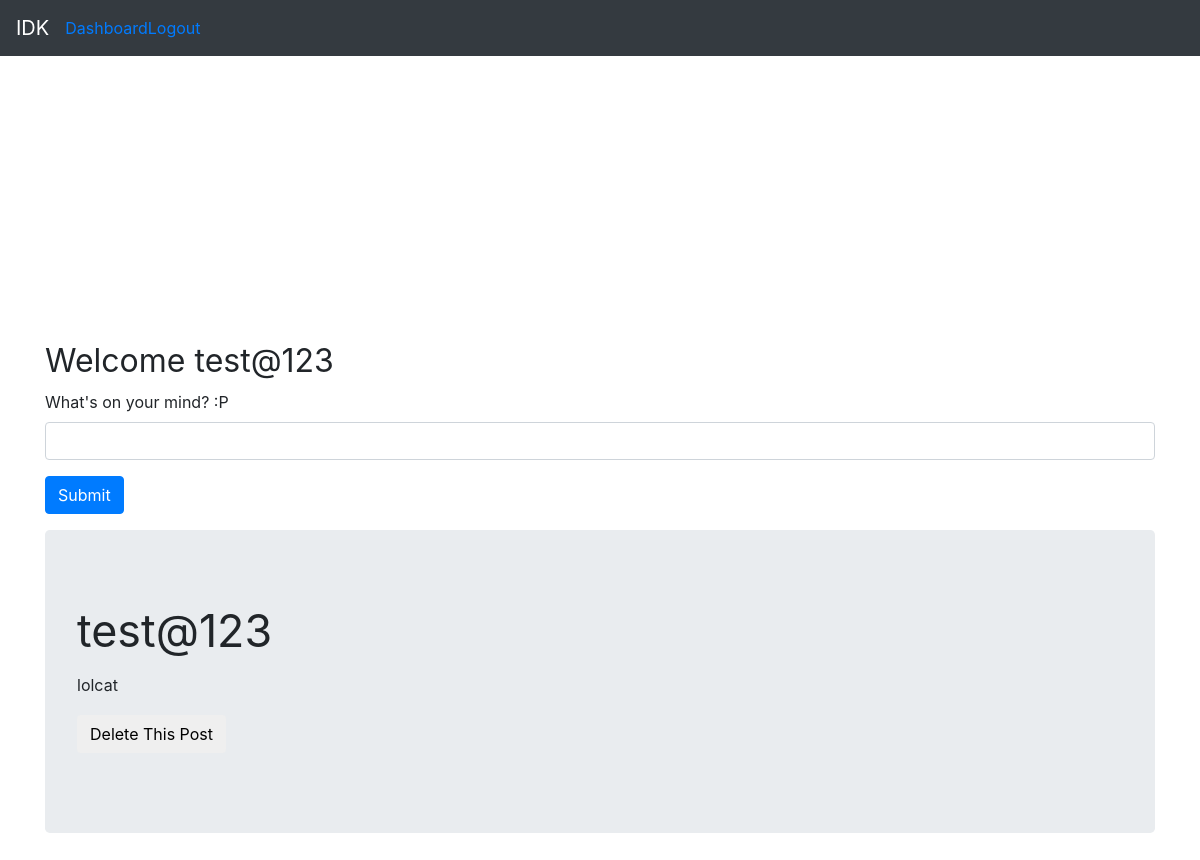
/newsfeed (signed in), run on an earlier commit of the app's database.
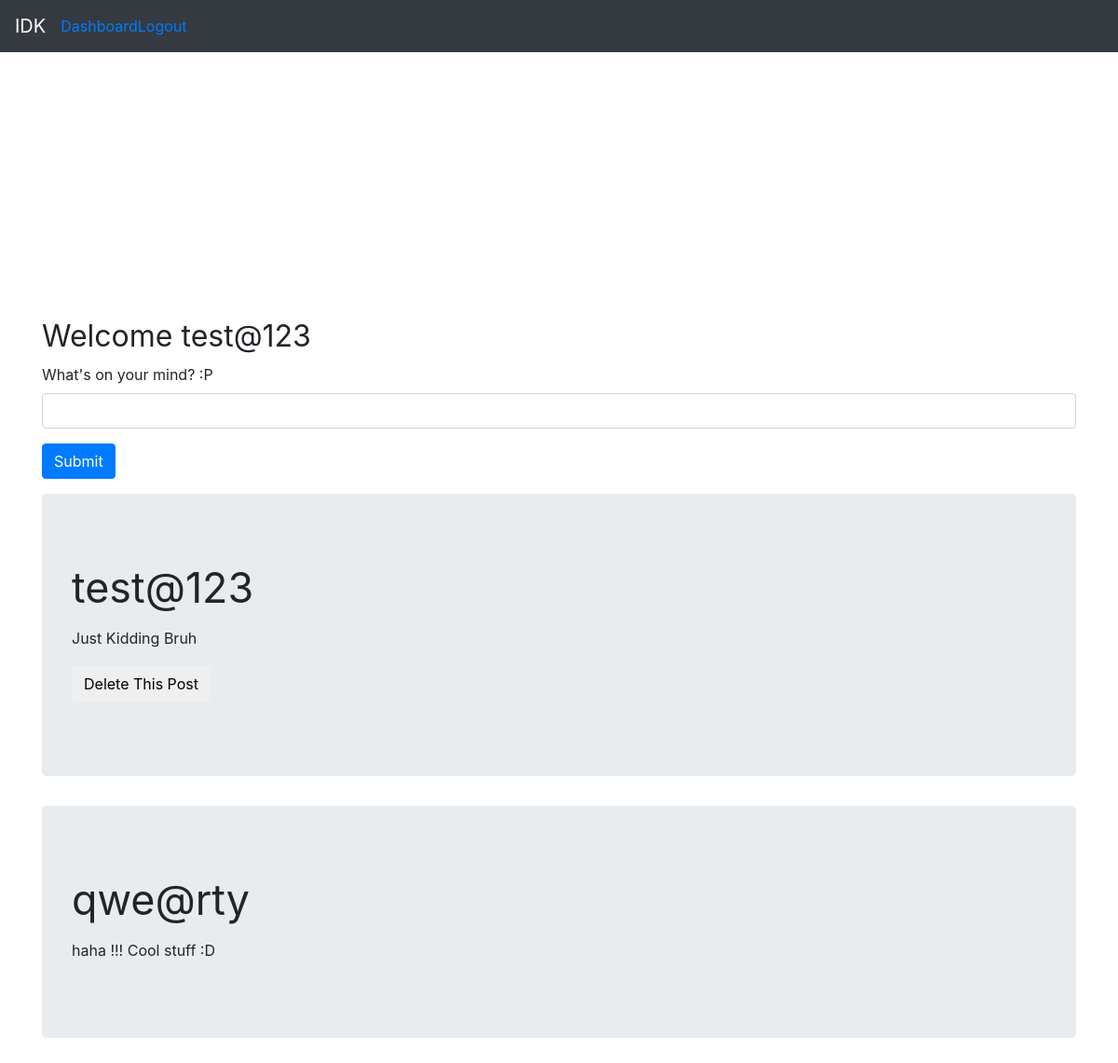
And on a later commit of the database.
### app.py (models this page shows, shortened)
class Articles(db.Model):
	id = db.Column(db.Integer, primary_key=True)
	email = db.Column(db.String(50))
	text = db.Column(db.String(160))

### app.py (the view)
@app.route('/newsfeed', methods=['GET', 'POST'])
@is_logged_in
def newsfeed():
	posts = []
	if 'logged_in' in session:
		app.logger.info(session['logged_in'])
		app.logger.info(session['email'])
		form = ArticleForm(request.form)
		if request.method == "POST" and form.validate():
			db.session.add(Articles(str(session['email']), form.post.data))
			db.session.commit()
			app.logger.info('fuck yeah')
		if request.method == "POST" and 'del' in request.form:
			app.logger.info(request.form['del'])
			val = int(request.form['del'])
			Articles.query.filter_by(id=val).delete()
			db.session.commit()
			app.logger.info("Deteled Post id = %s" %str(val))
		posts = return_nf()
	else:
		app.logger.info("NONE")
	return render_template('newsfeed.html', articles=posts, form=form)

### app.py
class ArticleForm(Form):
	post = StringField("What's on your mind? :P", [validators.Length(min=1, max=160)])

### app.py (called while the page is built)
def is_logged_in(f):
	@wraps(f)
	def wrap(*args, **kwargs):
		if 'logged_in' in session:
			return f(*args, **kwargs)
		else:
			flash('Unauthorized. Login In', 'danger')
			return redirect(url_for('login'))
	return wrap

@cache.memoize(timeout=30)
def return_nf():
	posts = Articles.query.all()
	app.logger.info("Fetched from DB")
	return posts

### templates/newsfeed.html (shortened to what this page needs)
{% extends 'layout.html' %}
{% block body %}
	<h1 class="loda"><small>Welcome  {{session.email}}</small></h1>
	{% from "includes/_formhelpers.html" import render_field %}
	<form method="POST" action="">
		<div class="form-group">
			{{render_field(form.post, class_="form-control")}}
		</div>
		<p><input type="submit" class="btn btn-primary" value="Submit"> </p>
	</form>
	{% if articles %}
		{% for post in articles %}
			<div class="jumbotron">
				<h4 class="display-4"><small>{{post.email}}</small></h4>
				<p class="lead"><small>{{post.text}}</small></p>
				{% if session.email == post.email %}
				<form method="POST" action="">
					<p><input type="submit" class="btn" value="Delete This Post"></p>
				</form>
				{% endif %}
			</div>
		{% endfor %}
	{% endif %}
{% endblock %}

### templates/layout.html (shortened to what this page needs)
<!DOCTYPE html>
<html>
	<head>
		<link rel="stylesheet" href="https://maxcdn.bootstrapcdn.com/bootstrap/4.0.0-beta.3/css/bootstrap.min.css">
	</head>
	<body>
		{% include 'includes/_navbar.html' %}
		<div class="container">
		{%block body %} {% endblock %}
		</div>
	</body>
</html>

### templates/includes/_navbar.html (shortened to what this page needs)
<nav class="navbar navbar-light bg-light">
  <a class="navbar-brand" href="/">IDK</a>
</nav>
    <nav class="navbar navbar-expand-md navbar-dark bg-dark fixed-top">
      <a class="navbar-brand" href="/">IDK</a>
        <ul class="nav navbar-nav navbar-right">
            {% if session.logged_in %}
              <li><a href="/newsfeed">Dashboard</a></li>
              <li><a href="/logout">Logout</a></li>
            {% else %}
              <li><a href="/register">Register</a></li>
              <li><a href="/login">Login</a></li>
            {% endif %}
          </ul>
    </nav>

### templates/includes/_formhelpers.html (shortened to what this page needs)
{% macro render_field(field) %}
	{{ field.label }}
	{{ field(**kwargs) |safe }}
{% endmacro %}

### templates/layout.html (style rules this page uses)
.loda { margin-top: 25% }

What changed in the data, as far as the page shows it:
changed Articles "test@123": text "lolcat" → "Just Kidding Bruh"
added Articles: email "qwe@rty", text "haha !!! Cool stuff :D"
